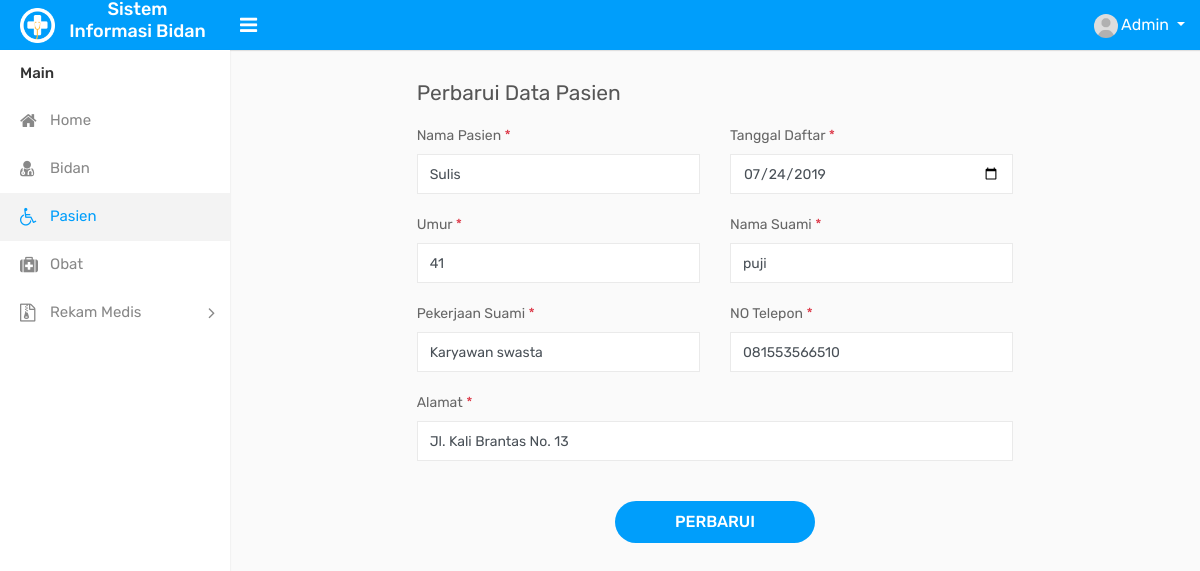
/edit-pasien.php?id_pasien=PSN002 (signed in), run on the app's committed database.
### tables this page shows
CREATE TABLE `pasien` (
  `id_pasien` varchar(8) NOT NULL,
  `nama_pasien` varchar(25) NOT NULL,
  `tanggal_daftar` date NOT NULL,
  `umur` int(3) NOT NULL,
  `nama_suami` varchar(25) NOT NULL,
  `pekerjaan` varchar(25) NOT NULL,
  `telepon_pasien` varchar(13) NOT NULL,
  `alamat` varchar(100) NOT NULL
);

### function.php (called while the page is built, shortened)
<?php
$conn = mysqli_connect("localhost", "root", "", "db_bidan");
function tampil($query) {
	global $conn;
	$result = mysqli_query($conn, $query);
	$rows = [];
	while($row = mysqli_fetch_assoc($result)){
		$rows[] = $row;
	}
	return $rows;
}
?>

### edit-pasien.php (the view, shortened to what this page needs)
<?php
	require 'function.php';
    $id_pasien = $_GET['id_pasien'];
    $mts = tampil("SELECT * FROM pasien WHERE id_pasien = '$id_pasien'")[0];
?>
<!DOCTYPE html>
<html>
<head>
    <link rel="stylesheet" type="text/css" href="assets/css/bootstrap.min.css">
    <link rel="stylesheet" type="text/css" href="assets/css/font-awesome.min.css">
    <link rel="stylesheet" type="text/css" href="assets/css/select2.min.css">
    <link rel="stylesheet" type="text/css" href="assets/css/bootstrap-datetimepicker.min.css">
    <link rel="stylesheet" type="text/css" href="assets/css/style.css">
    <link rel="stylesheet" type="text/css" href="dist/sweetalert2.css">
    <link rel="stylesheet" type="text/css" href="dist/sweetalert2.min.css">
</head>
<body>
	<div class="main-wrapper">
		<div class="header">
			<div class="header-left">
				<a href="index.php" class="logo">
					<img src="assets/img/logo.png" width="35" height="35" alt=""> <span><h4>Sistem Informasi Bidan</h4></span>
				</a>
			</div>
			<a id="toggle_btn" href="javascript:void(0);"><i class="fa fa-bars"></i></a>
            <ul class="nav user-menu float-right">
                <li class="nav-item dropdown has-arrow">
                    <a href="#" class="dropdown-toggle nav-link user-link" data-toggle="dropdown">
                        <span class="user-img">
							<img class="rounded-circle" src="assets/img/user.jpg" width="24" alt="Admin">
						</span>
						<span>Admin</span>
                    </a>
                </li>
            </ul>
		</div>
		<div class="sidebar" id="sidebar">
            <div class="sidebar-inner slimscroll">
                <div id="sidebar-menu" class="sidebar-menu">
                    <ul>
                        <li class="menu-title">Main</li>
                        <li>
                            <a href="index.php"><i class="fa fa-home"></i> <span>Home</span></a>
                        </li>
                        <li>
                            <a href="bidan.php"><i class="fa fa-user-md"></i> <span>Bidan</span></a>
                        </li>
						<li class="active">
                            <a href="pasien.php"><i class="fa fa-wheelchair"></i> <span>Pasien</span></a>
                        </li>
                        <li>
                            <a href="obat.php"><i class="fa fa-medkit"></i> <span>Obat</span></a>
                        </li>
						<li class="submenu">
							<a href="#"><i class="fa fa-file-archive-o"></i> <span> Rekam Medis </span> <span class="menu-arrow"></span></a>
						</li>
					</ul>
                </div>
            </div>
        </div>
        <div class="page-wrapper">
            <div class="content">
                <div class="row">
                    <div class="col-lg-8 offset-lg-2">
                        <h4 class="page-title">Perbarui Data Pasien</h4>
                    </div>
                </div>
                <div class="row">
                    <div class="col-lg-8 offset-lg-2">
                        <form action="" method="post">
                            <div class="row">
                                <div class="col-sm-6">
                                    <div class="form-group">
                                        <label>Nama Pasien <span class="text-danger">*</span></label>
                                        <input class="form-control" type="text" name="nama_pasien" value="<?= $mts['nama_pasien']; ?>">
                                    </div>
                                </div>
                                <div class="col-sm-6">
                                    <div class="form-group">
                                        <label>Tanggal Daftar <span class="text-danger">*</span></label>
                                        <div>
                                            <input type="date" name="tanggal_daftar" class="form-control" value="<?= $mts['tanggal_daftar']; ?>">
                                        </div>
                                    </div>
                                </div>
                                <div class="col-sm-6">
                                    <div class="form-group">
                                        <label>Umur <span class="text-danger">*</span></label>
                                        <input class="form-control" type="text" name="umur" value="<?= $mts['umur']; ?>">
                                    </div>
                                </div>
                                <div class="col-sm-6">
                                    <div class="form-group">
                                        <label>Nama Suami <span class="text-danger">*</span></label>
                                        <input class="form-control" type="text" name="nama_suami" value="<?= $mts['nama_suami']; ?>">
                                    </div>
                                </div>
                                <div class="col-sm-6">
                                    <div class="form-group">
                                        <label>Pekerjaan Suami <span class="text-danger">*</span></label>
                                        <input class="form-control" type="text" name="pekerjaan" value="<?= $mts['pekerjaan']; ?>">
                                    </div>
                                </div>
                                <div class="col-sm-6">
                                    <div class="form-group">
                                        <label>NO Telepon <span class="text-danger">*</span></label>
                                        <input type="text" class="form-control" name="telepon_pasien" value="<?= $mts['telepon_pasien']; ?>">
                                    </div>
                                </div>
                                <div class="col-sm-12">
                                    <div class="form-group">
                                        <label>Alamat <span class="text-danger">*</span></label>
                                        <input class="form-control" type="text" name="alamat" value="<?= $mts['alamat']; ?>">
                                    </div>
                                </div>
                            </div>
                            <div class="m-t-20 text-center">
                                <button type="submit" name="simpan" class="btn btn-primary submit-btn">Perbarui</button>
                            </div>
                        </form>
                    </div>
                </div>
            </div>
        </div>
	</div>
</body>
</html>

### data on the page
pasien: nama_pasien "Sulis", tanggal_daftar "07/24/2019", umur "41", nama_suami "puji", pekerjaan "Karyawan swasta", telepon_pasien "081553566510", alamat "Jl. Kali Brantas No. 13"
